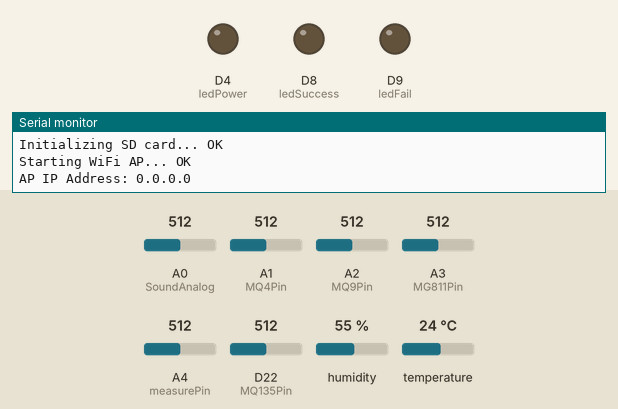
Recording of a sketch running on a simulated Arduino MKR. On the bench: output pins drawn as LEDs (lit = HIGH), the last lines printed to the serial monitor. The inputs (shaded band) are chosen by the test bench; at power-on: A0 (SoundAnalog) = 512, A1 (MQ4Pin) = 512, A2 (MQ9Pin) = 512, A3 (MG811Pin) = 512, A4 (measurePin) = 512, D22 (MQ135Pin) = 512, humidity 55 %, temperature 24 °C. Storage starts empty.

Above: at 0.1 s.
At 19.49 s:
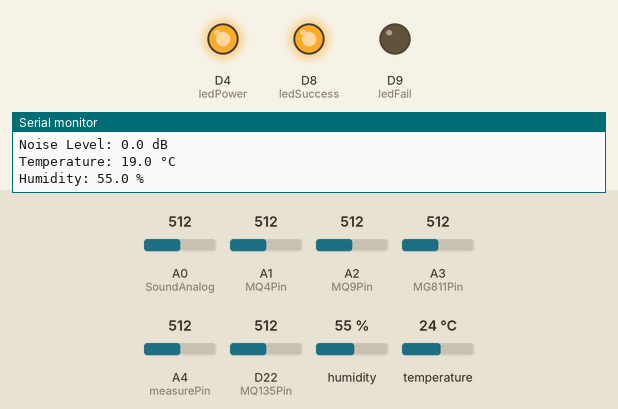
At 39.1 s:
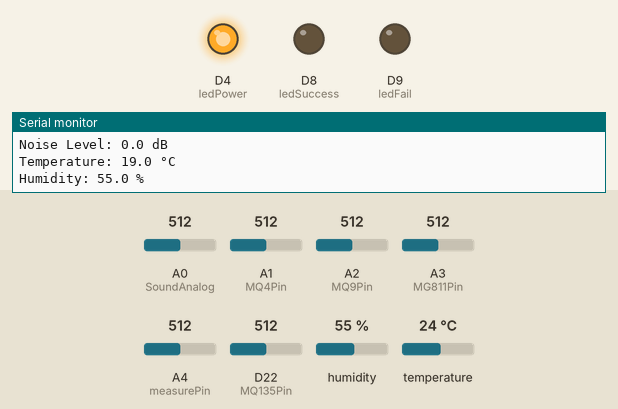
Timing chart, 0 to 40.0 s (numbered marks = the images above):
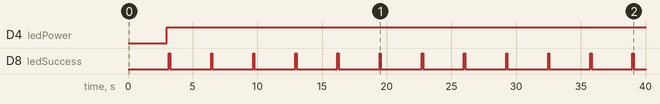

Measured:
- by itself, D4 (ledPower): LOW → HIGH at 3.0 s
- by itself, D8 (ledSuccess): alternates HIGH for 0.10 s and LOW for 3.2 s

The sketch:

air360_firmware_v2.ino
```cpp
#include <WiFiNINA.h>
#include <SPI.h>
#include <SD.h>
#include "DHT.h"
#include <math.h>

// ---------------- PINS ----------------
#define measurePin A4
#define MQ4Pin A1
#define MQ9Pin A2
#define MQ135Pin A7
#define MG811Pin A3
#define SoundAnalog A0
#define chipSelect 10
#define ledPower 4
#define ledSuccess 8
#define ledFail 9
#define DHTPIN 3
#define DHTTYPE DHT11

DHT dht(DHTPIN, DHTTYPE);

// ---------------- DUST SENSOR TIMING ----------------
const unsigned int samplingTime = 280;
const unsigned int deltaTime = 40;
const unsigned int sleepTime = 9680;

// ---------------- SYSTEM ----------------
bool sdAvailable = false;
File logFile;
WiFiServer server(80);

String latestJson;
unsigned long lastReadTime = 0;
const unsigned long readInterval = 3000;

// ---------------- HELPER FUNCTIONS ----------------
float mapFloat(float x, float in_min, float in_max,
               float out_min, float out_max) {
  return (x - in_min) * (out_max - out_min) /
         (in_max - in_min) + out_min;
}

float readNoiseLevel() {
  int minSound = 1023;
  int maxSound = 0;

  for (int i = 0; i < 100; i++) {
    int val = analogRead(SoundAnalog);
    minSound = min(minSound, val);
    maxSound = max(maxSound, val);
    delay(1);
  }

  int peakToPeak = maxSound - minSound;
  float voltage = peakToPeak * (5.0 / 1023.0);
  return 20 * log10((voltage / 0.005) + 1);
}

// ================== SETUP ==================
void setup() {
  Serial.begin(9600);

  pinMode(ledPower, OUTPUT);
  pinMode(ledSuccess, OUTPUT);
  pinMode(ledFail, OUTPUT);
  digitalWrite(ledSuccess, LOW);
  digitalWrite(ledFail, LOW);

  dht.begin();

  Serial.println("=== AIR QUALITY SYSTEM STARTING ===");

  // ---- SD CARD ----
  Serial.print("Initializing SD card... ");
  if (SD.begin(chipSelect)) {
    sdAvailable = true;
    logFile = SD.open("data_log.csv", FILE_WRITE);
    if (logFile && logFile.size() == 0) {
      logFile.println("Timestamp\tCO\tCO2eq\tSOxNOx\tCH4\tNoise\tTemp\tHumidity\tDust\tVoltage");
    }
    logFile.close();
    Serial.println("OK");
  } else {
    Serial.println("FAILED");
    sdAvailable = false;
  }

  // ---- WIFI AP ----
  Serial.print("Starting WiFi AP... ");
  if (!WiFi.beginAP("Air Quality Monitoring", "87654321")) {
    Serial.println("FAILED");
    while (1);
  }
  Serial.println("OK");
  Serial.print("AP IP Address: ");
  Serial.println(WiFi.localIP());

  server.begin();
}

// ================== LOOP ==================
void loop() {
  if (millis() - lastReadTime >= readInterval) {
    latestJson = readSensorDataAsJson();
    lastReadTime = millis();
  }

  WiFiClient client = server.available();
  if (client) {
    String request = client.readStringUntil('\r');
    client.flush();

    if (request.indexOf("GET /data") >= 0) {
      sendHttpResponse(client, latestJson, 200);
    } else {
      sendHttpResponse(client, "{\"error\":\"Use /data\"}", 404);
    }
    client.stop();
  }
}

// ================== SENSOR READ ==================
String readSensorDataAsJson() {
  bool ok = true;

  // ---- DUST ----
  digitalWrite(ledPower, LOW);
  delayMicroseconds(samplingTime);
  float voMeasured = analogRead(measurePin);
  delayMicroseconds(deltaTime);
  digitalWrite(ledPower, HIGH);
  delayMicroseconds(sleepTime);

  float voltage = voMeasured * (5.0 / 1024.0);
  float dustDensity = 5.64 * voltage;

  // ---- MQ RAW ----
  int mq4Raw = analogRead(MQ4Pin);
  int mq9Raw = analogRead(MQ9Pin);
  int mq135Raw = analogRead(MQ135Pin);

  // ---- SAFE PPM MAPPING ----
  float mq4PPM   = constrain(mapFloat(mq4Raw,   100, 900, 100, 3000), 100, 3000);
  float mq9PPM   = constrain(mapFloat(mq9Raw,   100, 900,   0,  100),   0,  100);
  float mq135PPM = constrain(mapFloat(mq135Raw,   0, 900, 400, 1200), 300, 1200);

  // ---- OTHER SENSORS ----
  int mg811Value = analogRead(MG811Pin);
  float mg811Voltage = mg811Value * (1.0 / 1023.0);
  float noiseDB = readNoiseLevel();

  float humidity = dht.readHumidity();
  float tempC = dht.readTemperature()-5;
  float heatIndexC = dht.computeHeatIndex(tempC, humidity, false);

  if (isnan(humidity) || isnan(tempC)) ok = false;

  // ================= SERIAL OUTPUT =================
  Serial.println("\n--- SENSOR READINGS ---");

  Serial.print("Dust Raw: "); Serial.print(voMeasured);
  Serial.print(" | Voltage: "); Serial.print(voltage, 3);
  Serial.print(" | Density: "); Serial.print(dustDensity, 2);
  Serial.println(" mg/m3");

  Serial.print("MQ4 Raw: "); Serial.print(mq4Raw);
  Serial.print(" | Methane: "); Serial.print(mq4PPM, 0);
  Serial.println(" ppm");

  Serial.print("MQ9 Raw: "); Serial.print(mq9Raw);
  Serial.print(" | CO: "); Serial.print(mq9PPM, 1);
  Serial.println(" ppm");

  Serial.print("MQ135 Raw: "); Serial.print(mq135Raw);
  Serial.print(" | Air Quality (CO2 eq): "); Serial.print(mq135PPM, 0);
  Serial.println(" ppm");

  Serial.print("MG811 Raw: "); Serial.print(mg811Value);
  Serial.print(" | Voltage: "); Serial.print(mg811Voltage, 3);
  Serial.println(" V");

  Serial.print("Noise Level: ");
  Serial.print(noiseDB, 1);
  Serial.println(" dB");

  Serial.print("Temperature: ");
  Serial.print(tempC, 1);
  Serial.println(" °C");

  Serial.print("Humidity: ");
  Serial.print(humidity, 1);
  Serial.println(" %");

  // ---- SD LOG ----
  bool sdOK = false;
  if (sdAvailable) {
    logFile = SD.open("data_log.csv", FILE_WRITE);
    if (logFile) {
      logFile.print(millis()); logFile.print("\t");
      logFile.print(mq9PPM,1); logFile.print("\t");
      logFile.print(mq135PPM,0); logFile.print("\t");
      logFile.print("0\t");
      logFile.print(mq4PPM,0); logFile.print("\t");
      logFile.print(noiseDB,1); logFile.print("\t");
      logFile.print(tempC,1); logFile.print("\t");
      logFile.print(humidity,1); logFile.print("\t");
      logFile.print(dustDensity,2); logFile.print("\t");
      logFile.println(voltage,3);
      logFile.close();
      sdOK = true;
    }
  }

  // ---- LED STATUS ----
  digitalWrite(ledSuccess, ok);
  digitalWrite(ledFail, !ok);
  delay(100);
  digitalWrite(ledSuccess, LOW);
  digitalWrite(ledFail, LOW);

  // ---- JSON ----
  String json = "{";
  json += "\"dustDensity\":" + String(dustDensity,2) + ",";
  json += "\"mq4\":" + String(mq4PPM,0) + ",";
  json += "\"mq9\":" + String(mq9PPM,1) + ",";
  json += "\"mq135\":" + String(mq135PPM,0) + ",";
  json += "\"mg811Value\":" + String(mg811Value) + ",";
  json += "\"mg811Voltage\":" + String(mg811Voltage,2) + ",";
  json += "\"sound\":" + String(noiseDB,1) + ",";
  json += "\"humidity\":" + String(humidity,1) + ",";
  json += "\"tempC\":" + String(tempC,1) + ",";
  json += "\"heatIndexC\":" + String(heatIndexC,1) + ",";
  json += "\"sdStatus\":\"" + String(sdAvailable ? (sdOK ? "Inserted" : "Inserted but Error") : "Missing") + "\",";
  json += "\"uptimeMillis\":" + String(millis());
  json += "}";

  return json;
}

// ================== HTTP ==================
void sendHttpResponse(WiFiClient &client, String body, int statusCode) {
  client.print("HTTP/1.1 ");
  client.print(statusCode);
  client.println(statusCode == 200 ? " OK" : " Not Found");
  client.println("Content-Type: application/json");
  client.println();
  client.println(body);
}
```
